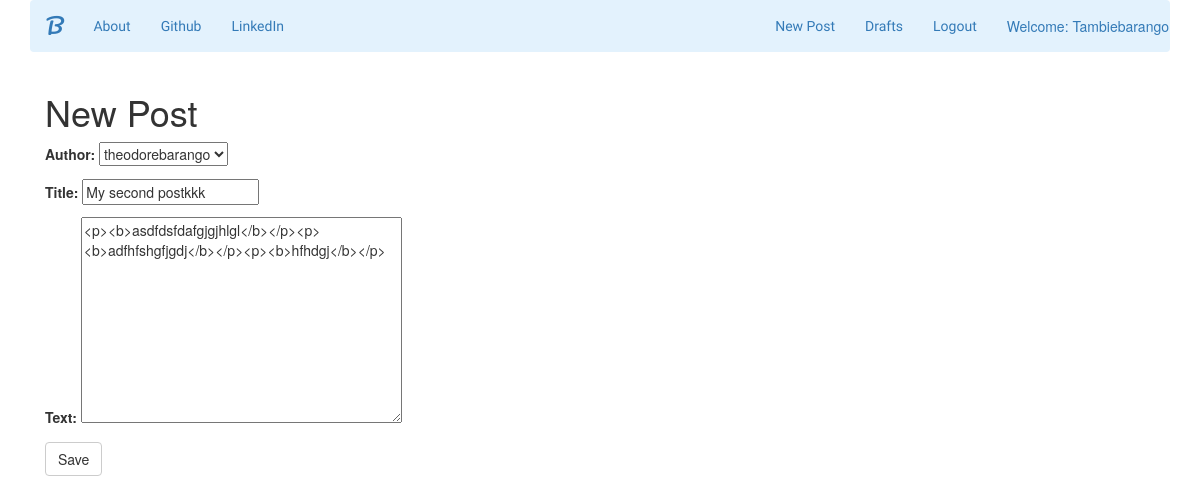
Page /post/2/edit/ (signed in) on the committed database.
### blogapp/models.py (models this page shows, shortened)
class Post(models.Model):
    author = models.ForeignKey('auth.User')
    title = models.CharField(max_length=200)
    text = models.TextField()
    create_date = models.DateTimeField(default=timezone.now)
    published_date = models.DateTimeField(blank=True, null=True)

### blogapp/views.py (the view)
# urls.py: url(r'^post/(?P<pk>\d+)/edit/$', views.PostUpdateView.as_view(), name="post_edit"),
class PostUpdateView(LoginRequiredMixin,UpdateView):
    login_url = '/login/'
    redirect_field_name = 'blogapp/post_detail.html'
    form_class = PostForm
    model = Post

### blogapp/forms.py
class PostForm(forms.ModelForm):
    class Meta():
        model = Post
        fields = ('author', 'title', 'text')
        widgets = {
            'title':forms.TextInput(attrs={'class': 'textinputclass'}),
            'text':forms.Textarea(attrs={'class':'editable mediumm-editor-textarea postcontent'})
        }

### blogapp/templates/blogapp/post_form.html (shortened to what this page needs)
{% extends "blogapp/base.html" %}
{% block body_block %}
  <h1>New Post</h1>
  <form class="post-form" action="" method="POST">
    {{form.as_p}}
    <button type="submit" class="save btn btn-default" name="button">Save</button>
  </form>
{% endblock%}

### blogapp/templates/blogapp/base.html (shortened to what this page needs)
<!DOCTYPE html>
{% load staticfiles %}
<html lang="en" dir="ltr">
  <head>
    <link rel="stylesheet" href="https://maxcdn.bootstrapcdn.com/bootstrap/3.3.7/css/bootstrap.min.css">
    <link rel="stylesheet" href="//cdn.jsdelivr.net/npm/medium-editor@latest/dist/css/medium-editor.min.css" type="text/css" media="screen" charset="utf-8">
    <link rel="stylesheet" href="{% static 'css/blog.css' %}">
  </head>
  <body>
    <div class="container">
      <nav class="navbar navbar-light" style="background-color: #e3f2fd;">
        <ul class="nav navbar-nav">
          <li class="nav-item active"><a class="navbar-brand bigbrand" style="font-family: 'Pacifico', cursive;" href="{% url 'post_list' %}">B</a> </li>
          <li class="nav-item active"> <a class= "navbar-link" style="font-family: 'Special Elite', cursive;" href="{% url 'about' %}">About</a> </li>
          <li class="nav-item active"> <a class= "navbar-link" style="font-family: 'Special Elite', cursive;" href="https://github.com/">Github</a> </li>
          <li class="nav-item active"> <a class= "navbar-link" style="font-family: 'Special Elite', cursive;" href="https://www.linkedin.com/">LinkedIn</a> </li>
        </ul>
        <ul class= 'nav navbar-nav navbar-right'>
          {% if user.is_authenticated %}
          <li class="nav-item active"><a class="navbar-link" style="font-family: 'Special Elite', cursive;" href="{% url 'post_new' %}">New Post</a> </li>
          <li class="nav-item active"><a class="navbar-link" style="font-family: 'Special Elite', cursive;" href="{% url 'post_draft_list' %}">Drafts</a> </li>
          <li class="nav-item active"><a class="navbar-link" style="font-family: 'Special Elite', cursive;" href="{% url 'logout' %}">Logout</a> </li>
          <li> <a>Welcome: {{ user.username }}</a> </li>
          {% endif %}
        </ul>
      </nav>
      <div class="content container">
        <div class="row">
          <div class="col-md-8">
            <div class="blog_posts">
              {% block body_block %}
              {% endblock %}
            </div>
          </div>
        </div>
      </div>
    </div>
  </body>
</html>

### blogapp/static/css/blog.css (style rules this page uses)
.bigbrand { font-size: 1.5em; }

### rows in the picture
Post: author "theodorebarango", title "My second postkkk", text "<p><b>asdfdsfdafgjgjhlgl</b></p><p><b>adfhfshgfjgdj</b></p><p><b>hfhdgj</b></p>"

### other values in the picture
{{ user.username }} "Tambiebarango"
